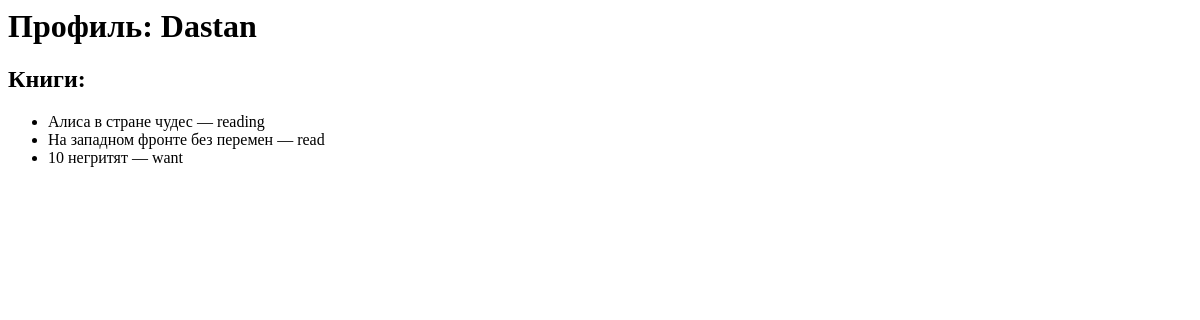
Page /users/Dastan/ on the earlier database version.
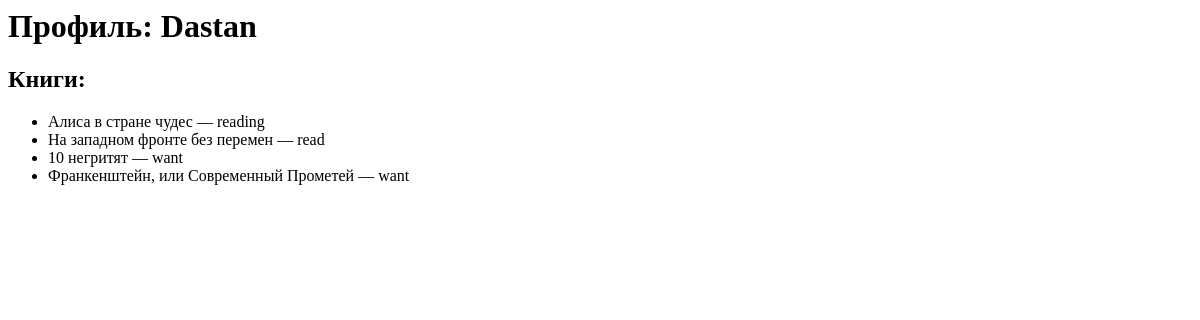
Same page on the later database version.
### books/models.py (models this page shows, shortened)
class UserBook(models.Model):
    STATUS_CHOICES = [
        ('want', 'Буду читать'),
        ('reading', 'Читаю'),
        ('read', 'Прочитано'),
    ]
    user = models.ForeignKey(User, on_delete=models.CASCADE)
    book = models.ForeignKey(Book, on_delete=models.CASCADE)
    status = models.CharField(max_length = 10, choices = STATUS_CHOICES)
    class Meta:
        unique_together = ('user', 'book')

class Book(models.Model):
    title = models.CharField(max_length = 100)
    summary = models.TextField(max_length = 1000, help_text = 'Краткое описание книги', blank = True)
    author = models.ForeignKey('Author', on_delete = models.SET_NULL, null = True)
    owners = models.ManyToManyField(User, related_name='books', blank=True)
    image_url = models.URLField(blank=True, null = True)
    class Meta:
        ordering = ['title']

### users/views.py (the view)
# urls.py: path('<str:username>/', public_profile_view, name='public-profile'),
def public_profile_view(request, username):
    user_profile = get_object_or_404(User, username = username)
    user_books = UserBook.objects.filter(user = user_profile)
    return render(request, 'users/public_profile.html', {
        'user_profile': user_profile,
        'user_books': user_books
    })

### users/templates/users/public_profile.html
<h1>Профиль: {{ user_profile.username }}</h1>
<h2>Книги:</h2>
<ul>
  {% for user_book in user_books %}
    <li>{{ user_book.book.title }} — {{ user_book.status }}</li>
  {% empty %}
    <li>Пользователь пока не добавил книг.</li>
  {% endfor %}
</ul>

Differences in the rows shown:
added UserBook: book "Франкенштейн, или Современный Прометей", status "want"
